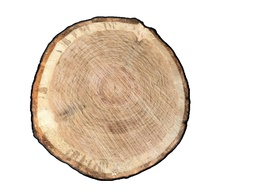
#> input picture input/tree-disk1.jpg, 256 x 192 px, shrunk from 1200 x 900 before the run
$ python -i devernay_edges.py   (imports and definitions only)
#> lines starting #> are read from the running program, lines starting #| are printed output that depends on the picture
import numpy as np
import matplotlib.pyplot as plt
from PIL import Image, ImageOps, ImageFilter


def dist(x1, y1, x2, y2):
    return np.sqrt((x2 - x1) * (x2 - x1) + (y2 - y1) * (y2 - y1))


def greater(a, b):
    if a <= b:
        return False
    if (a - b) < 1e-7:
        return False
    return True


class DevernayEdges:

    def __init__(
        self,
        image: Image,
        sigma: float = 0.0,
        high_thresh: float = 0.0,
        low_thresh: float = 0.0,
    ):
        self.sigma = sigma
        self.high_thresh = high_thresh
        self.low_thresh = low_thresh
        self.image = image

        # image details
        self.image = self.image.convert("L")  # convert to grayscale
        [self.img_x, self.img_y] = self.image.size
        self.image_vec = np.ravel(np.array(self.image, dtype=np.float64)).reshape(
            [self.img_x * self.img_y, 1]
        )
        print("(grayscale) Image size:", [self.img_x, self.img_y])

        self.Gx = np.zeros([self.img_x * self.img_y, 1], dtype=np.float64)
        self.Gy = np.zeros([self.img_x * self.img_y, 1], dtype=np.float64)
        self.modG = np.zeros([self.img_x * self.img_y, 1], dtype=np.float64)

        self.Ex = -np.ones((self.img_x * self.img_y, 1), dtype=np.float64)
        self.Ey = -np.ones((self.img_x * self.img_y, 1), dtype=np.float64)

        self.next_ = -np.ones((self.img_x * self.img_y, 1), dtype=np.int32)
        self.prev_ = -np.ones((self.img_x * self.img_y, 1), dtype=np.int32)

        self.edges_x = []
        self.edges_y = []

    def compute_gradient(self):
        for x in range(1, self.img_x - 1):
            for y in range(1, self.img_y - 1):
                self.Gx[x + (y * self.img_x)] = (
                    self.image_vec[(x + 1) + (y * self.img_x)]
                    - self.image_vec[(x - 1) + (y * self.img_x)]
                )
                self.Gy[x + (y * self.img_x)] = (
                    self.image_vec[x + ((y + 1) * self.img_x)]
                    - self.image_vec[x + ((y - 1) * self.img_x)]
                )
                self.modG[x + (y * self.img_x)] = np.sqrt(
                    self.Gx[x + (y * self.img_x)] * self.Gx[x + (y * self.img_x)]
                    + self.Gy[x + (y * self.img_x)] * self.Gy[x + (y * self.img_x)]
                )

    def list_chained_edge_points(self):
        for i in range(0, self.img_x * self.img_y):
            if self.prev_[i] >= 0 or self.next_[i] >= 0:
                k = i
                n = np.squeeze(self.prev_[k])
                while n >= 0 and n != i:
                    k = n
                    n = np.squeeze(self.prev_[k])

                while True:
                    self.edges_x.append(np.squeeze(self.Ex[k]))
                    self.edges_y.append(np.squeeze(self.Ey[k]))

                    n = np.squeeze(self.next_[k])
                    self.next_[k] = -1
                    self.prev_[k] = -1
                    k = n
                    if k < 0:
                        break

    def chain_edge_points(self):
        for x in range(2, self.img_x - 2):
            for y in range(2, self.img_y - 2):
                if (
                    self.Ex[x + (y * self.img_x)] >= 0.0
                    and self.Ey[x + (y * self.img_x)] >= 0.0
                ):
                    from_ = np.int32(x + y * self.img_x)
                    fwd_s = 0.0
                    bck_s = 0.0
                    fwd = -1
                    bck = -1

                    for i in range(-2, 3):
                        for j in range(-2, 3):
                            to_ = np.int32(x + i + (y + j) * self.img_x)
                            s = self.chain(from_, to_)

                            if s > fwd_s:
                                fwd_s = s
                                fwd = to_

                            if s < bck_s:
                                bck_s = s
                                bck = to_

                    if fwd >= 0 and self.next_[from_] != fwd:
                        alt = self.prev_[fwd]
                        if alt < 0 or self.chain(alt, fwd) < fwd_s:
                            if self.next_[from_] >= 0:
                                self.prev_[self.next_[from_]] = -1
                            self.next_[from_] = fwd

                            if alt >= 0:
                                self.next_[alt] = -1
                            self.prev_[fwd] = from_

                    if bck >= 0 and self.prev_[from_] != bck:
                        alt = self.next_[bck]
                        if alt < 0 or self.chain(alt, bck) > bck_s:
                            if alt >= 0:
                                self.prev_[alt] = -1
                            self.next_[bck] = from_

                            if self.prev_[from_] >= 0:
                                self.next_[self.prev_[from_]] = -1
                            self.prev_[from_] = bck

    def thresholds_with_hysteresis(self):
        valid = np.full((self.img_x * self.img_y, 1), False)

        for i in range(0, self.img_x * self.img_y):
            if (
                (self.prev_[i] >= 0 or self.next_[i] >= 0)
                and (not valid[i])
                and (self.modG[i] >= self.high_thresh)
            ):
                valid[i] = True

                j = i
                k = self.next_[j]
                while j >= 0 and k >= 0 and (not valid[k]):
                    if self.modG[k] < self.low_thresh:
                        self.next_[j] = -1
                        self.prev_[k] = -1
                    else:
                        valid[k] = True

                    j = np.squeeze(self.next_[j])
                    k = np.squeeze(self.next_[j])

                j = i
                k = self.prev_[j]
                while j >= 0 and k >= 0 and (not valid[k]):
                    if self.modG[k] < self.low_thresh:
                        self.prev_[j] = -1
                        self.prev_[k] = -1
                    else:
                        valid[k] = True

                    j = np.squeeze(self.prev_[j])
                    k = np.squeeze(self.prev_[j])

        for i in range(0, self.img_x * self.img_y):
            if (self.prev_[i] >= 0 or self.next_[i] >= 0) and (not valid[i]):
                self.prev_[i] = -1
                self.next_[i] = -1

    def compute_edge_points(self):
        for x in range(2, self.img_x - 2):
            for y in range(2, self.img_y - 2):
                Dx = 0
                Dy = 0

                mod = self.modG[x + (y * self.img_x)]
                L = self.modG[x - 1 + (y * self.img_x)]
                R = self.modG[x + 1 + (y * self.img_x)]
                U = self.modG[x + ((y + 1) * self.img_x)]
                D = self.modG[x + ((y - 1) * self.img_x)]
                gx = np.fabs(self.Gx[x + (y * self.img_x)])
                gy = np.fabs(self.Gy[x + (y * self.img_x)])

                if greater(mod, L) and (not greater(R, mod)) and gx >= gy:
                    Dx = 1
                elif greater(mod, D) and (not greater(U, mod)) and gx <= gy:
                    Dy = 1

                if Dx > 0 or Dy > 0:
                    a = self.modG[x - Dx + ((y - Dy) * self.img_x)]
                    b = self.modG[x + (y * self.img_x)]
                    c = self.modG[x + Dx + ((y + Dy) * self.img_x)]
                    offset = 0.5 * (a - c) / (a - b - b + c)

                    self.Ex[x + (y * self.img_x)] = x + (offset * Dx)
                    self.Ey[x + (y * self.img_x)] = y + (offset * Dy)

    def chain(self, from_, to_):
        if (
            from_ < 0
            or to_ < 0
            or from_ >= (self.img_x * self.img_y)
            or to_ >= (self.img_x * self.img_y)
        ):
            print("chain: one of the points is out of the image")
            return

        if from_ == to_:
            return 0.0

        if (
            self.Ex[from_] < 0.0
            or self.Ey[from_] < 0.0
            or self.Ex[to_] < 0.0
            or self.Ey[to_] < 0.0
        ):
            return 0.0

        dx = self.Ex[to_] - self.Ex[from_]
        dy = self.Ey[to_] - self.Ey[from_]

        if (self.Gy[from_] * dx - self.Gx[from_] * dy) * (
            self.Gy[to_] * dx - self.Gx[to_] * dy
        ) <= 0.0:
            return 0.0

        if (self.Gy[from_] * dx - self.Gx[from_] * dy) >= 0.0:
            return 1.0 / dist(
                self.Ex[from_], self.Ey[from_], self.Ex[to_], self.Ey[to_]
            )
        else:
            return -1.0 / dist(
                self.Ex[from_], self.Ey[from_], self.Ex[to_], self.Ey[to_]
            )

    def detect_edges(self):
        if self.sigma == 0.0:
            self.compute_gradient()
        else:
            self.image_filtered = self.image.filter(
                ImageFilter.GaussianBlur(radius=self.sigma)
            )
            self.image_vec = np.ravel(
                np.array(self.image_filtered, dtype=np.float64)
            ).reshape([self.img_x * self.img_y, 1])
            self.compute_gradient()

        self.compute_edge_points()

        self.chain_edge_points()

        self.thresholds_with_hysteresis()

        self.list_chained_edge_points()

        if len(self.edges_x) != len(self.edges_y):
            print("detect edges: size of x and y edges mismatch")
            return

        return [self.edges_x, self.edges_y]

    def get_gradient_images(self) -> tuple:
        """
        Returns the gradient images in x and y directions as PIL Images.
        Should be called after detect_edges() or at least after compute_gradient().

        Returns:
            tuple: (gx_normalized, gy_normalized) - PIL Images of the gradient images in x and y directions.
        """
        # Reshape the gradient vectors into 2D arrays
        gx_2d = self.Gx.reshape((self.img_y, self.img_x))
        gy_2d = self.Gy.reshape((self.img_y, self.img_x))

        # [13 lines of commented-out code are left out]

        return gx_2d, gy_2d

>>> from PIL import Image
>>> picture = Image.open('../../../input/tree-disk1.jpg')
#> picture is the input picture: PIL image 256x192 RGB; mean R, G, B 230.1, 216.8, 203
>>> result = DevernayEdges(picture).detect_edges()
#> in __init__, `self.image = self.image.convert("L")`:
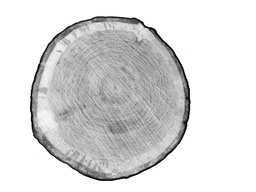
#> self.image: PIL image 256x192 L; min 0, max 255, mean 219.2
#| (grayscale) Image size: [256, 192]
#> the loop in chain_edge_points, `for x in range(2, self.img_x - 2):` made 252 passes
